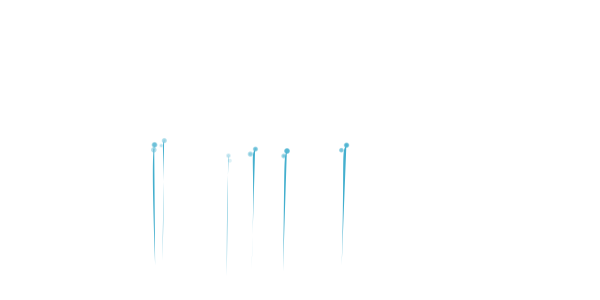
Frame 1 (no input)
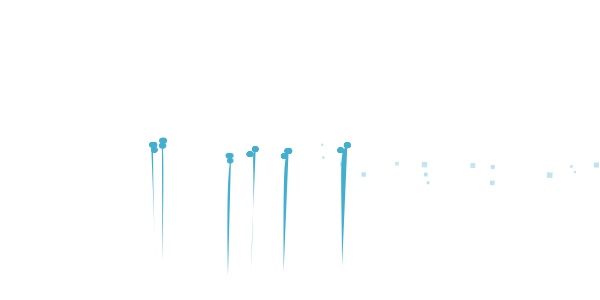
Frame 60 (the mouse pressed at the canvas centre just before this capture)
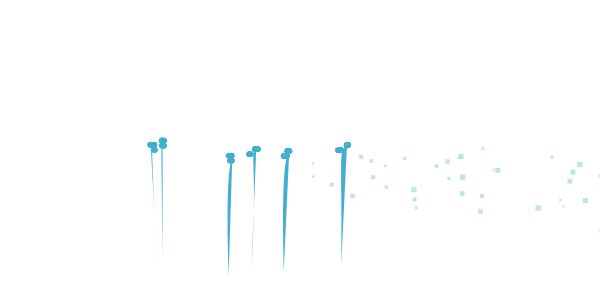
Frame 120 (the mouse held since frame 60 and released just before this capture)

The Processing sketch that drew these frames (run headless with seeded random() and noise(); from frame 60 on, the mouse is pressed at the canvas centre):

// Processing sketch: processing_175845
// ── processing_175845.pde

ArrayList t, h, z;
float r = 0, diam;

void setup() {
  size(600,300);                                  
  background(255);
  noStroke();
  t= new ArrayList();
  h = new ArrayList();
  z = new ArrayList();

  for (int i = 0; i < 6; i++) {
    t.add(new Zig());
  }
}

void draw() {
  z.add( new T());
  background(255);
  for (int i = 0; i < t.size(); i++) {
    Zig temp = (Zig) t.get(i);
    temp.update();
    temp.display();
    for (int j = i; j < t.size(); j++) {
          Zig hit = (Zig) t.get(i);
          float xpos = temp.xpos;
          float ypos = temp.ypos;
          if ((temp.x1 == hit.x1) ||(temp.x1 == hit.x2) || (temp.x1 == hit.x3) || (temp.x1 == hit.x4) ) {
            h.add(new Ellipse (xpos+temp.x1, ypos+temp.y1));

          }
         
          if ((temp.y1 == hit.y1) ||(temp.y1 == hit.y2) || (temp.y1 == hit.y3) || (temp.y1 == hit.y4) ) {
            h.add(new Ellipse (xpos+temp.x1, ypos+temp.y1));

          }
          if ((temp.y2 == hit.y1) ||(temp.y2 == hit.y2) || (temp.y2 == hit.y3) || (temp.y2 == hit.y4) ) {
            h.add(new Ellipse (xpos+temp.x2, ypos+temp.y2));

          }          
    }
    
    if (frameRate % 10000 == 0) {
        t.add(new Zig());
    }

  }
  
  for (int k = 0; k < h.size(); k++) {
    Ellipse hit = (Ellipse) h.get(k);
    hit.display();
  }
  
    for (int k = 0; k < z.size(); k++) {
    T hit = (T) z.get(k);
    hit.display();
    if (hit.ypos > height) {
      z.remove(k);
    }
  }
  

}

class T {
   float diam = random(2, 6);
   float xpos = random(10, width);
   float ypos = height/2 + random(-10, 10);
   float r  = 0;
   
  void display () {
       pushMatrix();
       rotate(r);
       r += .001;
      translate(xpos, ypos);
      fill(67, 175, 206, ypos * .58);
        rect(xpos+(width/2), frameRate * random(-.005, .005), diam, diam);
      popMatrix();
  }
}

class Ellipse {

   float xpos, ypos;
   float op = random(30, 70);
   float diam = random(2, 6);
   Ellipse(float xpos, float ypos) {
     this.xpos = xpos;
     this.ypos = ypos;
   }
   
   
   void display() {
    pushMatrix();
    translate(xpos, ypos);
    fill(67, 175, 206, op);
    ellipse(0, 0, diam,diam);
    popMatrix();
    
  }
  
}

class Zig {
  float xpos = random(width/4, width * 3/4), ypos = random((height/2)-10, (height/2)+10); 
  float x1,y1, x2, y2, x3, y3, x4, y4;
  Zig() {
    x1 = random(-2, 3);
    x2 = random(-4, 2);
    x3 = random(-4, 2);
    x4 = random(-4, 2);
    
    y1 = 0;
    y2 = 5;
    y3 = 10;
    y4 = 120;

  }
  
  void update() {
    
    x1 = x1+frameRate * random(-.005, .005) + random(-.005, .005) ;
    x2 = x2+frameRate  * random(-.005, .005) + random(-.005, .005);
    x3 = x3+frameRate * random(-.005, .005) + random(-.005, .005);
    x4 = x4+frameRate * random(-.005, .005) + random(-.005, .005);
    
    y1 += random(-.01, .01);
    y2 += random(-.01, .01);
    y3 += random(-.01, .01);
    y4 += random(-.01, .01);

  }
  
  void display() {
    pushMatrix();
    rotate(random(.001, .003));
    translate(xpos, ypos);
    fill(67, 175, 206);
    bezier(x1, y1, x2, y2, x3, y3, x4, y4);
    popMatrix();
  }
  
}
